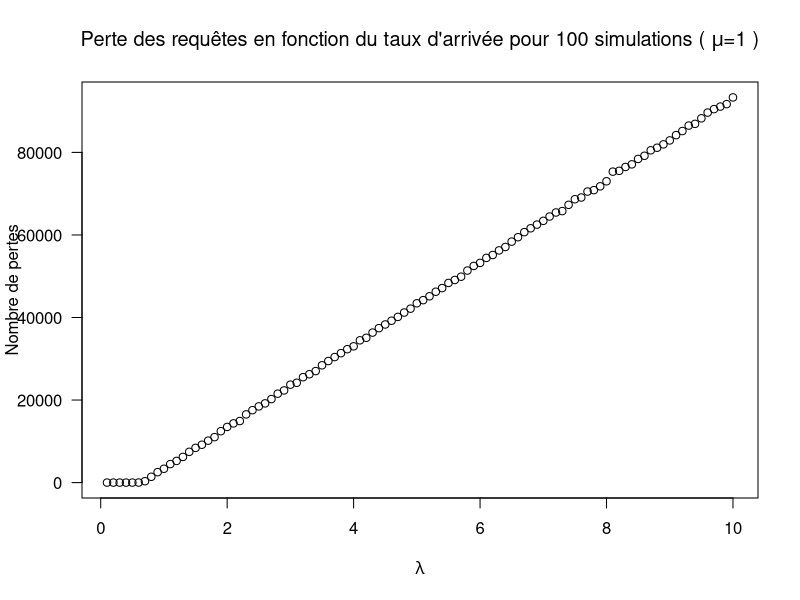
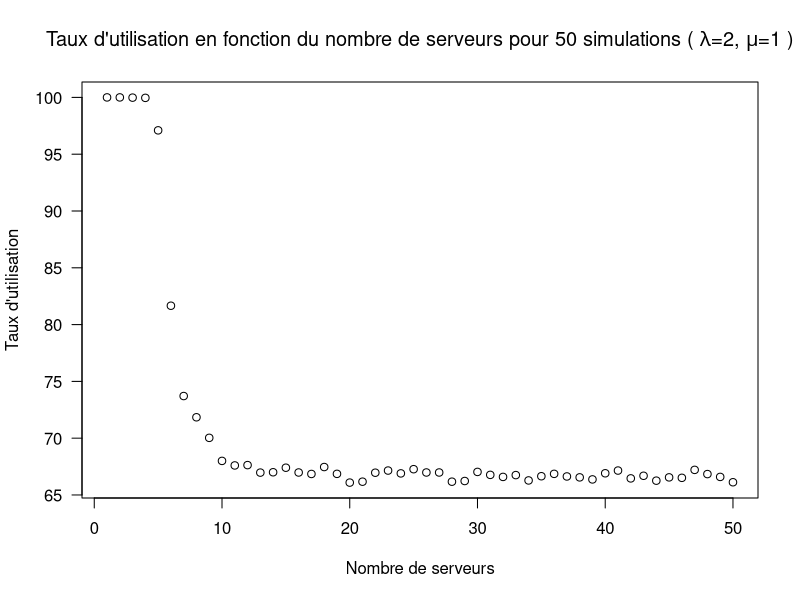

The R source for these figures, in order:
serverSim <- function(duration, ns, lambda, mu, fP, nP, simType){
  # duration: Duration of the simulation
  # lambda: Queries arrival rate
  # mu: Queries service/departure rate
  # fP: Fast queries queue proportion 
  # nP: Normal queries queue proportion
  # nS: Number of servers
  # simType : End of simulation return setting (busy time or lost queries)
  # proportion of slow queries is 1 - (fP + nP)
  
  # DEBUG
  debug   <- FALSE
  showResults <- FALSE

  # time vars
  endTime   = duration   # duration of simulation
  currentTime <- 0      # simulation time
  
  # simulation parameters
  # we will be using an exponential distribution for incoming and departing queries
  queue             <- 0        # query queue
  fQ                <- 0        # fast queue
  nQ                <- 0        # normal queue
  sQ                <- 0        # slow queue

  N                 <- 150      # total query queue(s) capacity
  nextArrival       <- 0        # time for the next query arrival (reception)
  nextDeparture     <- endTime  # time for the next query departure (service)
  
  totalArrivals     <- 0        # total number of received queries
  totalFA           <- 0        # total number of fast received queries
  totalNA           <- 0        # total number of normal received queries
  totalSA           <- 0        # total number of slow received queries
  
  totalDepartures   <- 0        # total number of serviced queries
  totalFD           <- 0        # total number of fast serviced queries
  totalND           <- 0        # total number of normal serviced queries
  totalSD           <- 0        # total number of slow serviced queries
  
  busyTime          <- 0        # total time servicing queries

  if(nS < 1){
    return(cat("Le nombre de serveur ne peut pas être nul.\n"))
  }
  while (currentTime < endTime){
    # Query arrival
    if (nextArrival < nextDeparture || queue == 0){
        if (debug){
          print("[DEBUG] NEW QUERY ADDED [DEBUG]")
        }
        # Determining query type using proportions
        queryType = runif(1)
        if (queryType < fP){
          fQ = fQ + 1
          totalFA = totalFA + 1
        } else if (queryType < fP + nP){
          nQ = nQ + 1
          totalNA = totalNA + 1
        } else {
          sQ = sQ + 1
          totalSA = totalSA + 1
        }
        # Adding a new query, regardless of its type, and calculating its arrival time
        queue = fQ + nQ + sQ
        totalArrivals = totalArrivals + 1
        currentTime = nextArrival    
        # Predermining the next query's arrival time    
        nextArrival = currentTime + rexp(1, lambda)
        if (queue == 1){
          # Only query in queue is directly serviced
          if (debug){
            print("[DEBUG] SERVICING ONLY QUERY IN QUEUE [DEBUG]")
          }
          nextDeparture = currentTime + rexp(1, mu)
          lastBusyTime = currentTime
        }
    } else {
      # Queue departure
      # As long as there are more prioritised queries, those will be serviced before moving to the slow queue
      servicedQueries = 1
      while (servicedQueries <= nS && queue > 0){
        # Servicing queries as long as there are any in queue and as many as the servers can handle (number of servers)
        if (fQ > 0){
          fQ = fQ - 1
        } else if (nQ > 0){
          nQ = nQ - 1
        } else {
          sQ = sQ - 1
        }
        queue = fQ + nQ + sQ
        currentTime = nextDeparture
        totalDepartures = totalDepartures + 1
        servicedQueries = servicedQueries + 1
      }
      if (queue > 0 || servicedQueries > 0){
        if (debug){
          print("[DEBUG] SERVICING QUERY [DEBUG]")
        }
        while (servicedQueries > 0 && queue > 0){
          furthestDeparture = currentTime + rexp(1, mu)
          if (furthestDeparture > nextDeparture){
            nextDeparture = furthestDeparture
          }
          servicedQueries = servicedQueries - 1
        }
      } 
      
    }
    if (queue == 0) {
      # Queue is empty, no more queries to service, next service time is moved to the end of the simulation
      nextDeparture = endTime
      busyTime = busyTime + currentTime - lastBusyTime
    }

    if(debug){
      cat("busyTime : ", busyTime, "\n")
      cat("lastBusyTime: ", lastBusyTime, "\n")
      cat("Queue status: ", queue, "\n")
    }
  }
  busyTime = busyTime + currentTime - lastBusyTime
  
  if (nextDeparture>endTime){
    if (debug){
      print("[DEBUG] SERVICE TIME IS BEYOND THE END [DEBUG]")
    }
    totalDepartures = totalDepartures - 1
  }
  if (busyTime > endTime){
    busyTime = endTime
  }
  busyRate = round(busyTime/endTime, 4)*100
  if (showResults){
    cat('Nombre de requêtes reçues: ', totalArrivals, "\n\t", totalFA," prioritaires\n\t", totalNA," normales\n\t", totalSA," lentes\n")
    cat('Nombre de requêtes traitées: ', totalDepartures, "\n")
    cat('Nombre de requêtes perdues: ', totalArrivals - totalDepartures, "\n")
    # Remaining queries are considered lost queries since simulation ended too early
    cat('Nombre de requêtes restantes à la fin de la simulation: ', queue, "\n")
    cat('Taux d\'utilisation: ', busyRate, "%\n")
  }

  if (simType == "busy"){
    return(busyRate)
  } else if (simType == "lostQueries") {
    return(totalArrivals - totalDepartures)
  }
}

cat("- STARTING SIMULATION -\n")

# Arguments to edit to customize the server simulation
duration = 10^4   # Duration of the simulation
lambda = 0.6      # Queries arrival rate
mu = 1            # Queries service/departure rate
fP = 0.1          # Fast queries queue proportion 
nP = 0.3          # Normal queries queue proportion
nS = 1            # Number of servers
nSim = 1:100      #

#serverSim(duration, ns, lambda, mu, fP, nP)

# Lost queries simulation
cat("1 Serveur ; mu = 1\n")

lostQueries = 0
lambda = 0.1
mu = 1
nS = 1
plotSeq = seq(0.1, 10, 0.1)
for (n in nSim){
  lostQueries[n] = serverSim(duration, ns, lambda, mu, fP, nP, "lostQueries")
  lambda = lambda + 0.1
}

plot(plotSeq, lostQueries, main=expression(paste("Perte des requêtes en fonction du taux d'arrivée pour 100 simulations ( ", mu, "=1 )")), xlab=expression(lambda) , ylab = "Nombre de pertes", las=1)

# Busy time/rate simulation
cat("n Serveurs ; lambda = 2 ; mu = 1\n")

nSim = 1:50
busyRate = 0
lambda = 2
mu = 1
nS = 1
plotSeq = seq(1, 50)
for (n in nSim){
  busyRate[n] = serverSim(duration, ns, lambda, mu, fP, nP, "busy")
  nS = nS + 1
}

plot(plotSeq, busyRate, main=expression(paste("Taux d'utilisation en fonction du nombre de serveurs pour 50 simulations ( ",lambda,"=2, ", mu, "=1 )")), xlab="Nombre de serveurs" , ylab = "Taux d'utilisation", las=1)


cat("- SIMULATION ENDED -")


